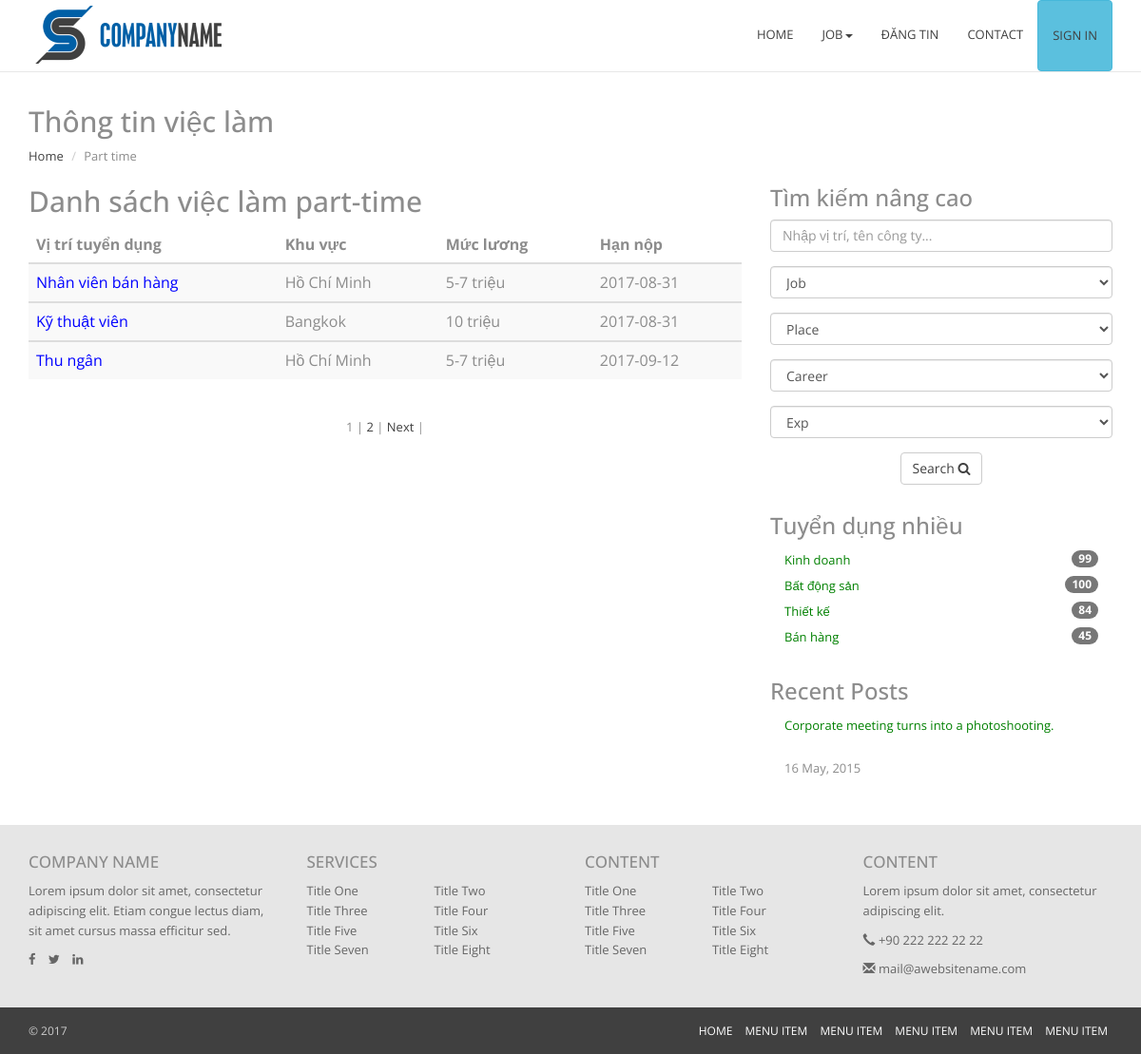
The app's page /part-time.php with its own data.
### tables this page shows
CREATE TABLE `details` (
  `id` int(11) NOT NULL,
  `date_up` date NOT NULL,
  `company` varchar(50) NOT NULL,
  `add` varchar(50) NOT NULL,
  `wage` varchar(50) NOT NULL,
  `exp` varchar(100) NOT NULL,
  `city` varchar(100) NOT NULL,
  `career` varchar(100) NOT NULL,
  `number_up` int(5) NOT NULL,
  `sex` varchar(10) NOT NULL,
  `describe` varchar(1000) NOT NULL,
  `request` varchar(1000) NOT NULL,
  `right` varchar(100) NOT NULL,
  `deadline` date NOT NULL,
  `usercontact` varchar(100) NOT NULL,
  `emailcontact` varchar(100) NOT NULL,
  `status` int(5) NOT NULL,
  `category` int(5) NOT NULL,
  `title` varchar(100) NOT NULL,
  `TinhChatCV` varchar(255) NOT NULL,
  `level` varchar(50) NOT NULL,
  `hinhthuc` varchar(55) NOT NULL,
  `author` int(11) NOT NULL
);

### part-time.php (the view, shortened to what this page needs)
<?php
    include_once 'includes/connect.php';
    $result = mysqli_query($link, 'select count(id) as id from details where category = "1"');
    $row = mysqli_fetch_assoc($result);
    $total_records = $row['id'];
    $current_page = isset($_GET['page']) ? $_GET['page'] : 1;
    $limit = 3;
    $total_page = ceil($total_records / $limit);
    $start = ($current_page - 1) * $limit;
 ?>
    <?php include 'includes/header.php'; ?>
    <main class="site-main">
        <section class="global-page-header">
            <div class="container">
                <div class="row">
                    <div class="col-md-12">
                        <div class="block">
                            <h2>Thông tin việc làm</h2>
                            <ol class="breadcrumb">
                                <li>
                                    <a href="index.php">
                                        Home
                                    </a>
                                </li>
                                <li>Part time</li>
                            </ol>
                        </div>
                    </div>
                </div>
            </div>
            </section>
            <section id="blog-full-width">
                <div class="container">
                    <div class="row">
                        <div class="col-md-8">
                            <article class="wow fadeInDown" data-wow-delay=".3s" data-wow-duration="500ms">
                                <div class="blog-content">
                                    <h2>Danh sách việc làm part-time</h2>
                                    <table class="table table-striped">
                                        <thead>
                                            <tr>
                                                <th>Vị trí tuyển dụng</th>
                                                <th>Khu vực</th>
                                                <th>Mức lương</th>
                                                <th>Hạn nộp</th>
                                            </tr>
                                        </thead>
                                        <?php
                                            $sql = "SELECT * FROM details where category = '1' LIMIT $start, $limit";
                                            $query = mysqli_query($link,$sql);
                                            while ( $data = mysqli_fetch_array($query) ) {
                                            ?>
                                            <tbody>
                                                <tr>
                                                    <td><a href="detail.php?id=<?php echo $data['id']; ?>" style="color:blue"><?php echo $data['title']; ?></a></td>
                                                    <td><?php echo $data['city']; ?></td>
                                                    <td><?php echo $data['wage']; ?></td>
                                                    <td><?php echo $data['deadline']; ?></td>
                                                </tr>
                                            </tbody>
                                        <?php } ?>
                                    </table>
                                </div>
                                <center>
                                    <div class="row">
                                       <div class="pagination ">
                                           <?php
                                                for ($i = 1; $i <= $total_page; $i++){
                                                    if ($i == $current_page){
                                                        echo '<span>'.$i.'</span> | ';
                                                    }else{
                                                        echo '<a href="part-time.php?page='.$i.'">'.$i.'</a> | ';
                                                    }
                                                }if ($current_page < $total_page && $total_page > 1){
                                                    echo '<a href="part-time.php?page='.($current_page+1).'">Next</a> | ';
                                                }
                                           ?>
                                        </div>
                                    </div>
                                </center>
            </div>
            <div class="col-md-4">
                <div class="sidebar">
                    <div class=" widget">
                        <?php include 'modules/search.php' ?>
                        <?php include 'modules/nganhnoibat.php' ?>
                        <div class="recent-post widget">
                            <h3>Recent Posts</h3>
                            <ul>
                                <li>
                                    <a href="#">Corporate meeting turns into a photoshooting.</a><br>
                                    <time>16 May, 2015</time>
                                </li>
                            </ul>
                        </div>
                    </div>
                </div>
            </div>
        </section>
    </main>
    <?php include 'includes/footer.php'; ?>

### css/style.css (style rules this page uses)
* { outline:none; }
html, body { height: 100%; }
body { font-family: 'Open Sans', sans-serif;font-size: 13px;line-height: 1.6;color: #8c8c8c;background-color: #fff; }
h1, h2, h3, h4, h5, h6 { font-family: 'Open Sans', sans-serif; }
a { color: #404040; }
.breadcrumb { margin: 0;background: #fff;padding: 0; }
.widget { margin-bottom: 30px; }
.sidebar ul { padding-left: 15px;padding-right: 15px;margin: 0; }
.sidebar ul li { list-style: none; }
.sidebar ul li a { padding: 3px 15px;display: block;margin-left: -15px;margin-right: -15px;color: green; }
.site-main { padding-top:70px;padding-bottom: 20px }

### records on screen
details: title "Nhân viên bán hàng", city "Hồ Chí Minh", wage "5-7 triệu", deadline "2017-08-31"
details: title "Kỹ thuật viên", city "Bangkok", wage "10 triệu", deadline "2017-08-31"
details: title "Thu ngân", city "Hồ Chí Minh", wage "5-7 triệu", deadline "2017-09-12"
